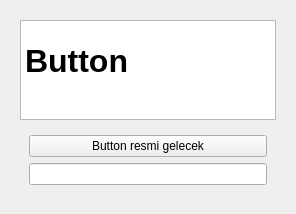
         <widget class="QWidget" name="page_3">
          <layout class="QVBoxLayout" name="verticalLayout_20">
           <item>
            <widget class="QWidget" name="widget_8" native="true">
             <layout class="QVBoxLayout" name="verticalLayout_24">
              <item>
               <widget class="QTextEdit" name="textEdit">
                <property name="maximumSize">
                 <size>
                  <width>16777215</width>
                  <height>100</height>
                 </size>
                </property>
                <property name="html">
                 <string>&lt;!DOCTYPE HTML PUBLIC &quot;-//W3C//DTD HTML 4.0//EN&quot; &quot;http://www.w3.org/TR/REC-html40/strict.dtd&quot;&gt;
&lt;html&gt;&lt;head&gt;&lt;meta name=&quot;qrichtext&quot; content=&quot;1&quot; /&gt;&lt;style type=&quot;text/css&quot;&gt;
p, li { white-space: pre-wrap; }
&lt;/style&gt;&lt;/head&gt;&lt;body style=&quot; font-family:'Ubuntu'; font-size:11pt; font-weight:400; font-style:normal;&quot;&gt;
&lt;p style=&quot;-qt-paragraph-type:empty; margin-top:0px; margin-bottom:0px; margin-left:0px; margin-right:0px; -qt-block-indent:0; text-indent:0px;&quot;&gt;&lt;br /&gt;&lt;/p&gt;
&lt;p style=&quot; margin-top:0px; margin-bottom:0px; margin-left:0px; margin-right:0px; -qt-block-indent:0; text-indent:0px;&quot;&gt;&lt;span style=&quot; font-size:24pt; font-weight:600;&quot;&gt;Button &lt;/span&gt;&lt;/p&gt;&lt;/body&gt;&lt;/html&gt;</string>
                </property>
               </widget>
              </item>
              <item>
               <widget class="QWidget" name="widget_21" native="true">
                <layout class="QVBoxLayout" name="verticalLayout_25">
                 <item>
                  <widget class="QPushButton" name="pushButton_4">
                   <property name="text">
                    <string>Button resmi gelecek</string>
                   </property>
                  </widget>
                 </item>
                 <item>
                  <widget class="QLineEdit" name="lineEdit_5"/>
                 </item>
                </layout>
               </widget>
              </item>
             </layout>
            </widget>
           </item>
          </layout>
         </widget>
